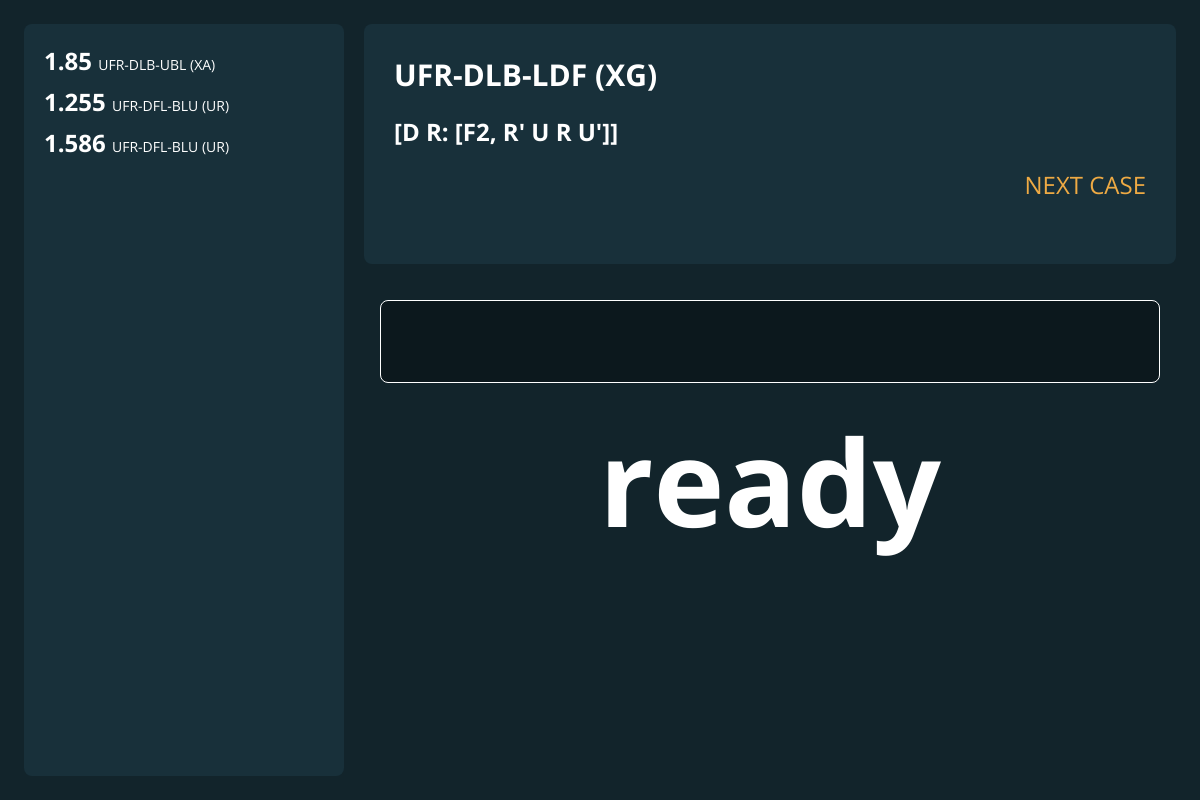
Before: /corners/354 with the older database file.
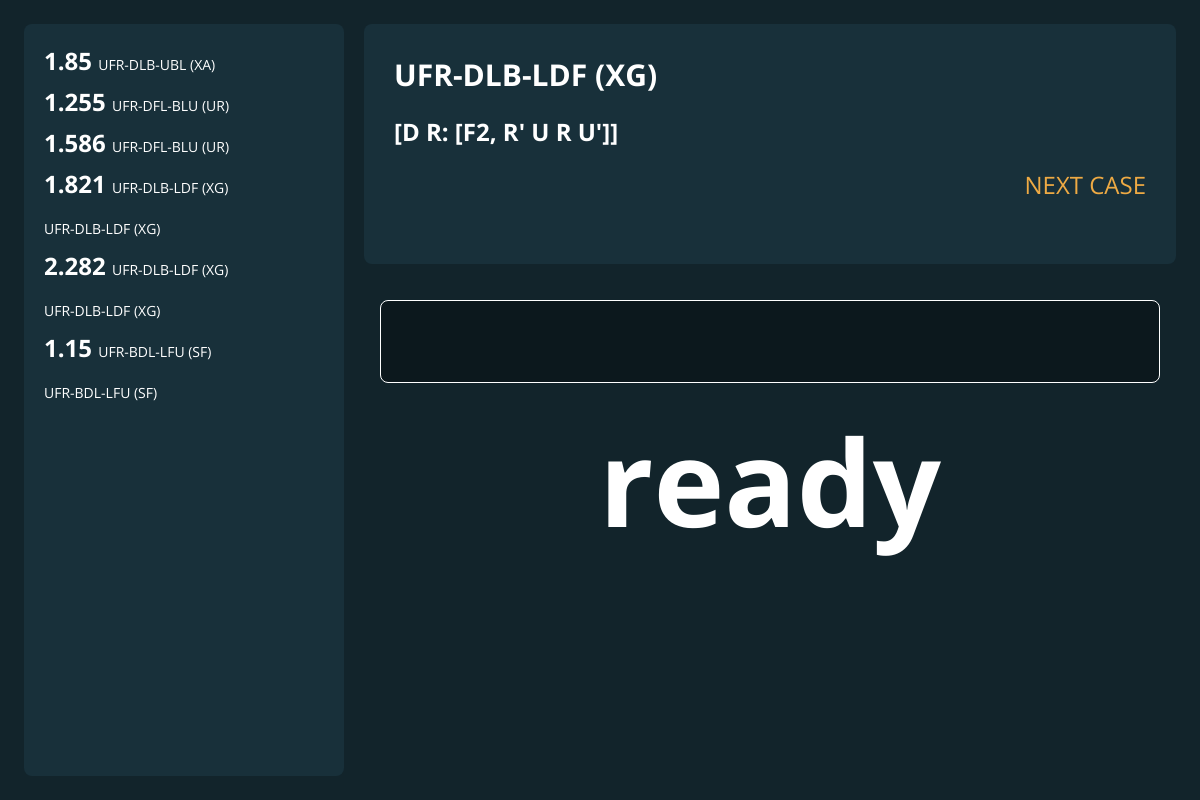
After: the same page with the newer database file.
### tables this page shows
CREATE TABLE Times (
    id    INTEGER NOT NULL PRIMARY KEY AUTOINCREMENT UNIQUE,
    time  NUMERIC NOT NULL,
    date  TEXT,
    case_id   INTEGER NOT NULL
);

CREATE TABLE Cases (
    id  INTEGER NOT NULL PRIMARY KEY AUTOINCREMENT UNIQUE,
    type    INTEGER NOT NULL,
    buffer  INTEGER NOT NULL,
    target1 INTEGER NOT NULL,
    target2 INTEGER NOT NULL,
    alg TEXT NOT NULL
);

### app.py (the view)
@app.route("/corners/<case_id>")
def corners_id(case_id):
    case = db.case_for_id(case_id)
    case_name = f"UFR-{case[1]}-{case[2]} ({case[3]}{case[4]})"
    return render_template("main.html", name=case_name, alg=case[5], case_id=case[0], history=db.history())

### database.py (called while the page is built)
def query(f):
    def full(args=None):
        db = sqlite3.connect("comms.db")
        if args:
            result = f(db.cursor(), args)
        else:
            result = f(db.cursor())
        db.commit()
        db.close()
        return result
    return full

@query
def case_for_id(c, case_id):
    c.execute(f"{join_cases} WHERE Cases.id = ?", (case_id,))
    return c.fetchone()

@query
def history(c):
    class Time:
        def __init__(self, data):
            self.time, self.date = data[:2]
            self.case = f"UFR-{data[2]}-{data[3]} ({data[4]}{data[5]})"
    c.execute(join_times)
    return [Time(x) for x in c.fetchall()]

### templates/main.html (shortened to what this page needs)
<!DOCTYPE html>
<html lang="en">
<head>
    <link rel="stylesheet" href="{{ url_for('static', filename='main.css') }}">
</head>
<body class="elev1">
    <div id="main" class="elev1">
        <div id="history" class="elev2">
            {% for item in history %}
            <div class="history">
                <h3 class="history">{{ item.time }}</h3>
                <p class="history">{{ item.case }}</p>
            </div>
            {% endfor %}
        </div>
        <div id="case" class="elev2">
            <h2 id="case-name">{{ name }}</h2>
            <h3 id="case-alg">{{ alg }}</h3>
            <a href="{{ url_for('corners') }}" id="next">NEXT CASE</a>
        </div>
        <div id="time-input" class="elev1">
            <form id="time-form" action="/submit" method="POST">
                <input type="text" id="time-entry" name="time" class="elev0" value="">
            </form>
            <h1 id="time-display">loading</h1>
        </div>
    </div>
</body>
</html>

### static/main.css (style rules this page uses)
* { color: #FFFFFF; overflow: auto; box-sizing: border-box; margin: 0; padding: 0; text-decoration: none; font-size: 24px; }
.elev0 { background-color: #0C181D; }
.elev1 { background-color: #12242B; }
.elev2 { background-color: #18303A; border-radius: 8px; }
h1 { text-align: center; font-size: 120px; }
h2 { font-size: 30px; padding: 10px; }
h3 { padding: 10px; }
p { font-size: 14px; }
a { color: var(--accent1); align-self: flex-end; padding: 10px; }
body { --accent1: #EA4; background-color: #222222; margin: 0; }
#main { display: grid; grid-template-columns: 320px auto; grid-template-rows: 240px auto; gap: 20px; position: fixed; width: 100%; height: 100%; margin: 0px; padding: 24px; }
#history { grid-area: 1 / 1 / span 2 / span 1; display: flex; flex-direction: column; }
#case { grid-column: 2 / 3; grid-row: 1 / 2; display: flex; flex-direction: column; padding: 20px; }
#time-input { grid-column: 2 / 3; grid-row: 2 / 3; }
form { display: flex; }
input { flex-grow: 1; margin: 16px; border: 0.5px solid #FFFFFF; border-radius: 8px; background-color: #111111; padding: 20px; font-size: 30px; }
#history { padding: 16px; }
.history { display: inline; padding: 0; }
div.history { padding: 4px; }

### templates/main.html (style rules this page uses)
* { font-family: 'Open Sans', sans-serif; }

Changed rows visible on the page:
added Times: time "1.821", case "UFR-DLB-LDF (XG)"
added Times: case "UFR-DLB-LDF (XG)"
added Times: time "2.282", case "UFR-DLB-LDF (XG)"
added Times: case "UFR-DLB-LDF (XG)"
added Times: time "1.15", case "UFR-BDL-LFU (SF)"
added Times: case "UFR-BDL-LFU (SF)"
